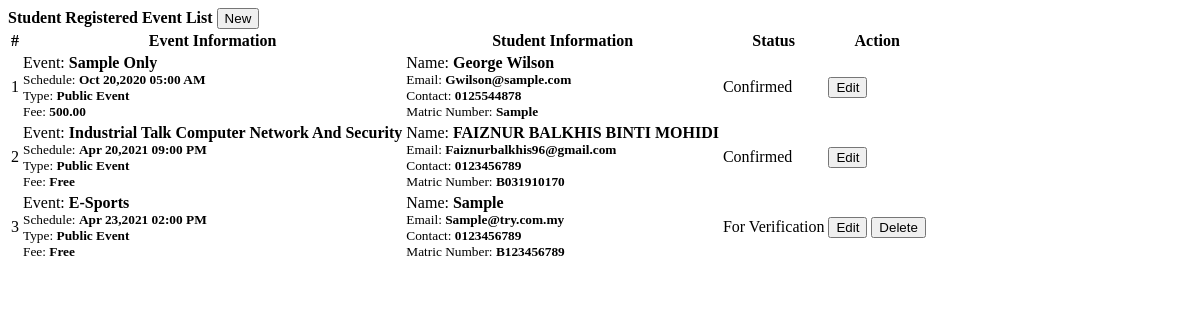
/admin/audience.php, run on the app's committed database.
### tables this page shows
CREATE TABLE `audience` (
  `id` int(11) NOT NULL,
  `student_id` int(11) DEFAULT 0,
  `name` text NOT NULL,
  `contact` varchar(50) NOT NULL,
  `email` varchar(100) NOT NULL,
  `address` text NOT NULL,
  `event_id` int(30) NOT NULL,
  `payment_status` tinyint(1) NOT NULL DEFAULT 0 COMMENT '0= pending, 1 =Paid',
  `attendance_status` tinyint(1) NOT NULL DEFAULT 0 COMMENT '1= present',
  `status` tinyint(1) NOT NULL DEFAULT 0 COMMENT '0 = for verification,  1 = confirmed,2= declined',
  `date_created` datetime NOT NULL DEFAULT current_timestamp()
);

CREATE TABLE `events` (
  `id` int(30) NOT NULL,
  `venue_id` int(30) NOT NULL,
  `event` text NOT NULL,
  `description` text NOT NULL,
  `schedule` datetime NOT NULL,
  `type` tinyint(1) NOT NULL DEFAULT 1 COMMENT '1=Public, 2-Private',
  `audience_capacity` int(30) NOT NULL,
  `payment_type` tinyint(1) NOT NULL DEFAULT 1 COMMENT '1=Free,payable',
  `amount` double(10,2) NOT NULL DEFAULT 0.00,
  `banner` text NOT NULL,
  `date_created` datetime NOT NULL
);

### admin/audience.php (the view, shortened to what this page needs)
<?php include('db_connect.php');?>
<div class="container-fluid">
	<div class="col-lg-12">
		<div class="row">
			<div class="col-md-12">
				<div class="card">
					<div class="card-header">
						<b>Student Registered Event List</b>
						<span class="">
							<button class="btn btn-primary btn-block btn-sm col-sm-2 float-right" type="button" id="new_register">
					<i class="fa fa-plus"></i> New</button>
				</span>
					</div>
					<div class="card-body">
						<table class="table table-bordered table-condensed table-hover">
							<thead>
								<tr>
									<th class="text-center">#</th>
									<th class="">Event Information</th>
									<th class="">Student Information</th>
									<th class="">Status</th>
									<th class="text-center">Action</th>
								</tr>
							</thead>
							<tbody>
								<?php
								$i = 1;
								$registering = $conn->query("SELECT a.*,e.event,e.payment_type,e.type,e.amount,e.schedule from audience a inner join events e on e.id = a.event_id");
								while($row=$registering->fetch_assoc()):
								?>
								<tr>
									<td class="text-center"><?php echo $i++ ?></td>
									<td class="">
										 <p>Event: <b><?php echo ucwords($row['event']) ?></b></p>
										 <p><small>Schedule: <b><?php echo date("M d,Y h:i A",strtotime($row['schedule'])) ?></b></small></p>
										 <p><small>Type: <b><?php echo $row['type']  == 1 ? "Public Event" : "Private Event" ?></small></b></p>
										 <p><small>Fee: <b><?php echo $row['payment_type']  == 1 ? "Free" : $row['amount'] ?></small></b></p>
									</td>
									<td class="">
										 <p>Name: <b><?php echo  ucwords($row['name']) ?></b></p>
										 <p><small>Email: <b><?php echo  ucwords($row['email']) ?></b></small></p>
										 <p><small>Contact: <b><?php echo  ucwords($row['contact']) ?></b></small></p>
										 <p><small>Matric Number: <b><?php echo  ucwords($row['address']) ?></b></small></p>
									</td>
									<td class="text-center">
										 <?php if($row['status'] == 0): ?>
										 	<span class="badge badge-secondary">For Verification</span>
										 <?php elseif($row['status'] == 1): ?>
										 	<span class="badge badge-primary">Confirmed</span>
										<?php elseif($row['status'] == 2): ?>
										 	<span class="badge badge-danger">Cancelled</span>
										 <?php endif; ?>
									</td>
									<td class="text-center">
										<button class="btn btn-sm btn-outline-primary edit_register" type="button" data-id="<?php echo $row['id'] ?>" >Edit</button>
										<?php if(in_array($row['status'],array(0,2))): ?>
										<button class="btn btn-sm btn-outline-danger delete_register" type="button" data-id="<?php echo $row['id'] ?>">Delete</button>
										 <?php endif; ?>
									</td>
								</tr>
								<?php endwhile; ?>
							</tbody>
						</table>
					</div>
				</div>
			</div>
		</div>
	</div>
</div>

### admin/audience.php (style rules this page uses)
td { vertical-align: middle !important; }
td p { margin: unset }

### data on the page
audience: event.event "Sample Only", event.schedule "Oct 20,2020 05:00 AM", event.amount "500.00", name "George Wilson", email "Gwilson@sample.com", contact "0125544878", address "Sample", status "Confirmed"
audience: event.event "Industrial Talk Computer Network And Security", event.schedule "Apr 20,2021 09:00 PM", shows "Free", name "FAIZNUR BALKHIS BINTI MOHIDI", email "Faiznurbalkhis96@gmail.com", contact "0123456789", address "B031910170", status "Confirmed"
audience: event.event "E-Sports", event.schedule "Apr 23,2021 02:00 PM", shows "Free", name "Sample", email "Sample@try.com.my", contact "0123456789", address "B123456789", status "For Verification"
